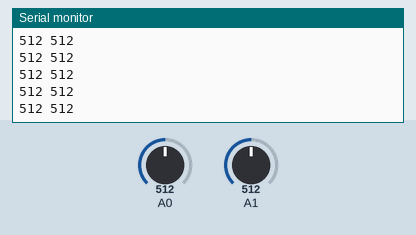
This sketch was run on a simulated Arduino Uno, built with avr-gcc and run on an emulated ATmega328P. Parts: the last lines printed to the serial monitor. The inputs (shaded band) are chosen by the test bench; at power-on: A0 = 512, A1 = 512.

Above: at 1.2 s.
1.3 s: A0 set to 989
At 1.9 s:
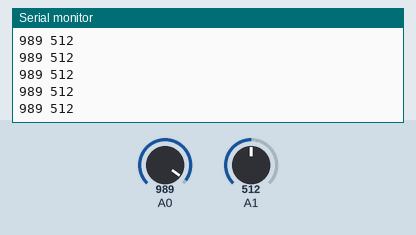
2.8 s: A0 set to 1017
At 3.5 s:
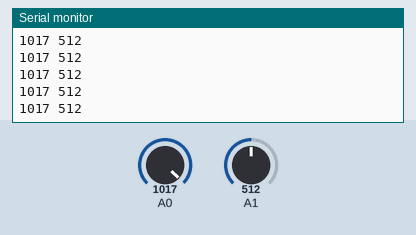
Timing chart, 0 to 5.8 s (numbered marks = the images above; inputs shaded):
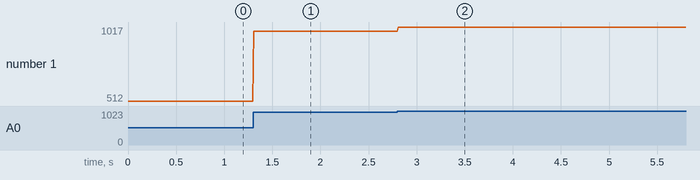

Measured:
- after the input at 1.3 s, the serial monitor: prints a new line at once (image 1)
- after the input at 2.8 s, the serial monitor: prints a new line at once (image 2)
- plotted number 1: 512 → 989 after the input at 1.3 s, 989 → 1017 after the input at 2.8 s

The sketch:

8.ino
```cpp
// 1- Tanuj Dave - 665028452
// 2- Lab 8
// 3- Description - plot graph based on photoresistor and potentiometer readings
// 4- Hardware working properly and lab demo circuit
// 5- https://docs.arduino.cc/built-in-examples/communication/Graph https://processing.org/reference/splitTokens_.html https://processing.org/reference/
// 6- Demo: 4/11/2022 4:05 pm grader: Amir

void setup() {
  // initialize the serial communication:
  Serial.begin(9600);
}

void loop() {
  // getting and printing the reading from potentiometer
  Serial.print(analogRead(A0));
  Serial.print(" "); // adding a space to seperate the readings

  // getting and printing the reading from the photoresistor
  Serial.println(analogRead(A1));
  delay(10);
}
```
